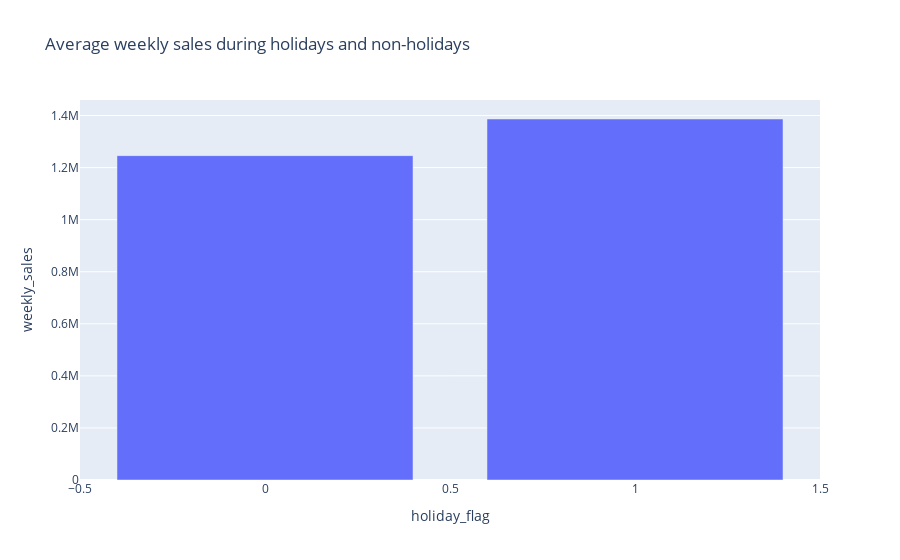

This figure's notebook cell:
### Markdown cell above
Let's compare the average weekly sales during holidays and non-holidays.

### Code cell
holiday = df.groupby("holiday_flag")["weekly_sales"].mean()
fig = px.bar(holiday, x=holiday.index, y="weekly_sales", title= "Average weekly sales during holidays and non-holidays")
fig.show()

### Figure 1 — Plotly figure (JSON) as saved in the notebook; plotly's stock layout.template omitted (floating-point values rounded to 4 significant figures)
{"data": [{"alignmentgroup": "True", "hovertemplate": "holiday_flag=%{x}<br>weekly_sales=%{y}<extra></extra>", "legendgroup": "", "marker": {"color": "#636efa", "pattern": {"shape": ""}}, "name": "", "offsetgroup": "", "orientation": "v", "showlegend": false, "textposition": "auto", "type": "bar", "x": [0, 1], "xaxis": "x", "y": [1246000.0, 1387000.0], "yaxis": "y"}], "layout": {"barmode": "relative", "legend": {"tracegroupgap": 0}, "title": {"text": "Average weekly sales during holidays and non-holidays"}, "xaxis": {"anchor": "y", "domain": [0, 1], "title": {"text": "holiday_flag"}}, "yaxis": {"anchor": "x", "domain": [0, 1], "title": {"text": "weekly_sales"}}}}
